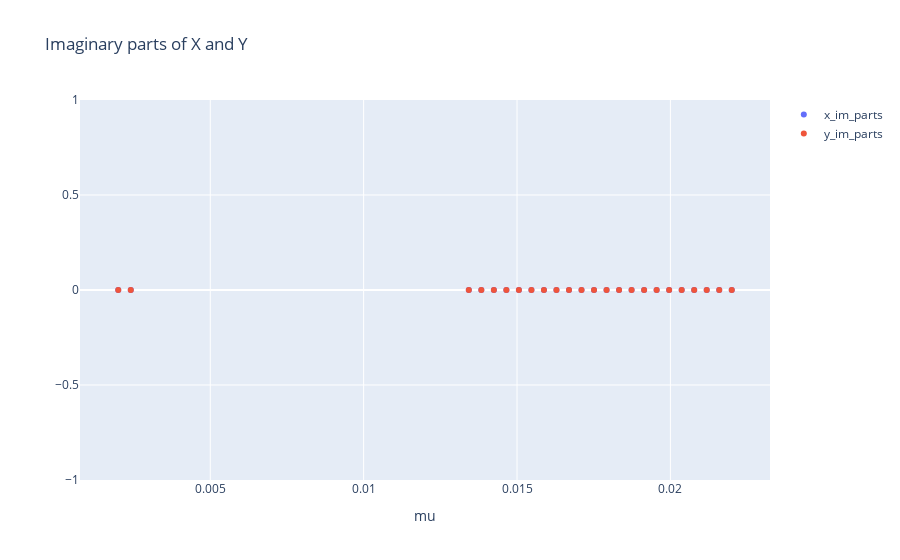

Here is the notebook cell this chart was saved with:
### Code cell
y_im_parts = []
x_im_parts = []
mus_for_im=[]
for cur_mu, sols in list(solutions_by_mu.items()):
    for xc,yc in sols:
        x_im_parts.append(float(xc.as_real_imag()[1]))
        y_im_parts.append(float(yc.as_real_imag()[1]))
        mus_for_im.append(cur_mu)
            
fig = go.Figure()
fig.add_trace(go.Scatter(x=mus_for_im, y=x_im_parts, mode='markers', name = "x_im_parts"))
fig.add_trace(go.Scatter(x=mus_for_im, y=y_im_parts, mode='markers', name = "y_im_parts"))
fig.update_layout(title="Imaginary parts of X and Y")
fig.update_layout(xaxis={"title": "mu"})

### Figure 1 — Plotly figure (JSON) as saved in the notebook; plotly's stock layout.template omitted (floating-point values rounded to 4 significant figures)
{"data": [{"mode": "markers", "name": "x_im_parts", "type": "scatter", "x": [0.002, 0.002408, 0.01343, 0.01384, 0.01424, 0.01465, 0.01506, 0.01547, 0.01588, 0.01629, 0.01669, 0.0171, 0.01751, 0.01792, 0.01833, 0.01873, 0.01914, 0.01955, 0.01996, 0.02037, 0.02078, 0.02118, 0.02159, 0.022], "y": [0, 0, 0, 0, 0, 0, 0, 0, 0, 0, 0, 0, 0, 0, 0, 0, 0, 0, 0, 0, 0, 0, 0, 0]}, {"mode": "markers", "name": "y_im_parts", "type": "scatter", "x": [0.002, 0.002408, 0.01343, 0.01384, 0.01424, 0.01465, 0.01506, 0.01547, 0.01588, 0.01629, 0.01669, 0.0171, 0.01751, 0.01792, 0.01833, 0.01873, 0.01914, 0.01955, 0.01996, 0.02037, 0.02078, 0.02118, 0.02159, 0.022], "y": [0, 0, 0, 0, 0, 0, 0, 0, 0, 0, 0, 0, 0, 0, 0, 0, 0, 0, 0, 0, 0, 0, 0, 0]}], "layout": {"autosize": true, "title": {"text": "Imaginary parts of X and Y"}, "xaxis": {"autorange": true, "range": [0.0007579, 0.02324], "title": {"text": "mu"}, "type": "linear"}, "yaxis": {"autorange": true, "range": [-1, 1], "type": "linear"}}}
